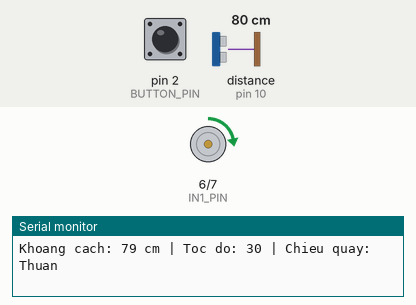
A sketch run on a simulated Arduino Uno, built with avr-gcc and run on an emulated ATmega328P. Parts: motor-driver pin pairs drawn as motors (green arrow = first pin HIGH = forward, orange = second pin HIGH = backward, longer = more drive, scaled by the enable pin), the last lines printed to the serial monitor. Wiring (inferred from the names in the program): ultrasonic range finder: trigger pin 9; echo pin 10. The test bench sets the inputs (shaded band); at power-on: distance to the obstacle (sensor on pin 10) 80 cm, pin 2 (BUTTON_PIN) LOW. The echo pulse lasts 58.3 µs per cm.

Above: at 1.2 s.
1.3 s: distance to the obstacle (sensor on pin 10) set to 2 cm
At 2.3 s:
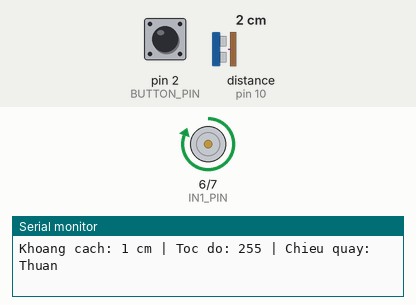
2.8 s: pin 2 (BUTTON_PIN) pulled HIGH for 0.15 s
At 4.2 s:
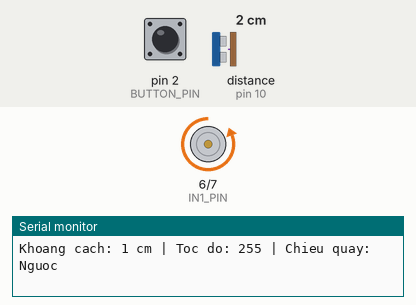
4.5 s: distance to the obstacle (sensor on pin 10) set to 60 cm
At 4.9 s:
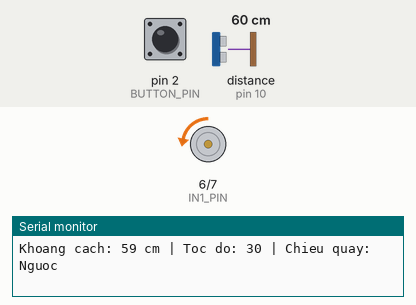
6.0 s: distance to the obstacle (sensor on pin 10) set to 35 cm
At 7.2 s:
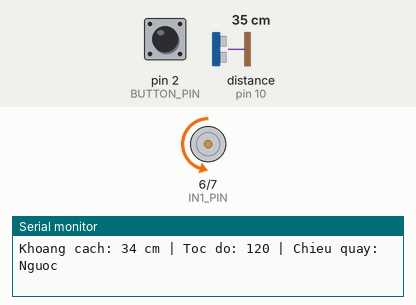
7.5 s: pin 2 (BUTTON_PIN) pulled HIGH for 1 s
At 9.1 s:
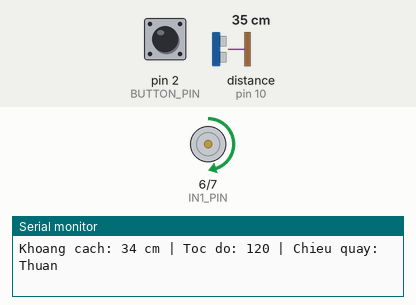
10.0 s: distance to the obstacle (sensor on pin 10) set to 27 cm
At 11.0 s:
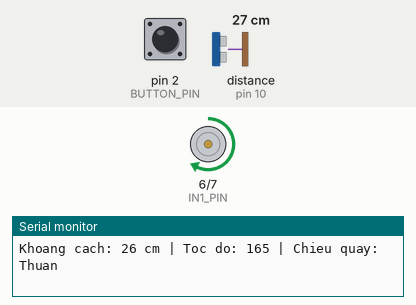
Timing chart, 0 to 12.5 s (numbered marks = the images above; inputs shaded):
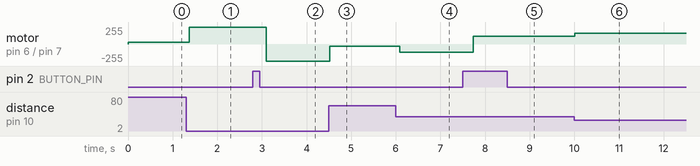

The sketch:

dongCoDC.ino
```cpp
#define TRIG_PIN 9
#define ECHO_PIN 10
#define BUTTON_PIN 2
#define ENA_PIN 5
#define IN1_PIN 6
#define IN2_PIN 7

// Code này điều khiển động cơ bằng kênh A

const int min_distance = 10;
const int max_distance = 50;
const int min_speed = 30;
const int max_speed = 255;
int direction = 1;
bool lastButtonState = LOW;
void setup() {
  pinMode(TRIG_PIN, OUTPUT);
  pinMode(ECHO_PIN, INPUT);
  pinMode(BUTTON_PIN, INPUT);
  pinMode(ENA_PIN, OUTPUT);
  pinMode(IN1_PIN, OUTPUT);
  pinMode(IN2_PIN, OUTPUT);
  Serial.begin(9600);
}

long getDistance() {
  digitalWrite(TRIG_PIN, LOW);
  delayMicroseconds(2);
  digitalWrite(TRIG_PIN, HIGH);
  delayMicroseconds(10);
  digitalWrite(TRIG_PIN, LOW);

  long duration = pulseIn(ECHO_PIN, HIGH, 50000);
  if (duration == 0) {
    return max_distance;
  } else {
    return duration * 0.0343 / 2;
  }
}

void setMotorSpeed(int speed, int dir) {
  if (dir == 1) {
    digitalWrite(IN1_PIN, HIGH); // Q1 và Q4 bật -> thuận
    digitalWrite(IN2_PIN, LOW);
  } else {
    digitalWrite(IN1_PIN, LOW);
    digitalWrite(IN2_PIN, HIGH); // Q2 và Q3 bật -> nghịch
  }

  if (speed == max_speed) {
    digitalWrite(ENA_PIN, HIGH); // đặt ENA_PIN = 1 (5V) <=> PWM = 100%
  } else {
    analogWrite(ENA_PIN, speed);
  }
}

void loop() {
  bool button_state = digitalRead(BUTTON_PIN);
  if (button_state && !lastButtonState) {
    direction = -direction;
    delay(200);
  }
  lastButtonState = button_state;
  long distance = getDistance();
  int speed;
  if (distance <= min_distance) {
    speed = max_speed;
  } else {
    speed = map(distance, min_distance, max_distance, max_speed, min_speed);
    speed = constrain(speed, min_speed, max_speed); // nhốt speed trong khoảng giới hạn
  }

  setMotorSpeed(speed, direction);

  Serial.print("Khoang cach: ");
  Serial.print(distance);
  Serial.print(" cm | Toc do: ");
  Serial.print(speed);
  Serial.print(" | Chieu quay: ");
  Serial.println(direction == 1 ? "Thuan" : "Nguoc");
  delay(100);
}
```

Measured:
- after the input at 1.3 s, motor on pin 6 (IN1_PIN) / pin 7 (IN2_PIN): forward 30/255 → forward 255/255 after 0.08 s
- after the input at 2.8 s, motor on pin 6 (IN1_PIN) / pin 7 (IN2_PIN): forward 255/255 → backward 255/255 after 0.30 s
- after the input at 4.5 s, motor on pin 6 (IN1_PIN) / pin 7 (IN2_PIN): backward 255/255 → backward 30/255 at once
- after the input at 6.0 s, motor on pin 6 (IN1_PIN) / pin 7 (IN2_PIN): backward 30/255 → backward 120/255 after 0.09 s
- after the input at 7.5 s, motor on pin 6 (IN1_PIN) / pin 7 (IN2_PIN): backward 120/255 → forward 120/255 after 0.23 s
- after the input at 10.0 s, motor on pin 6 (IN1_PIN) / pin 7 (IN2_PIN): forward 120/255 → forward 165/255 at once
